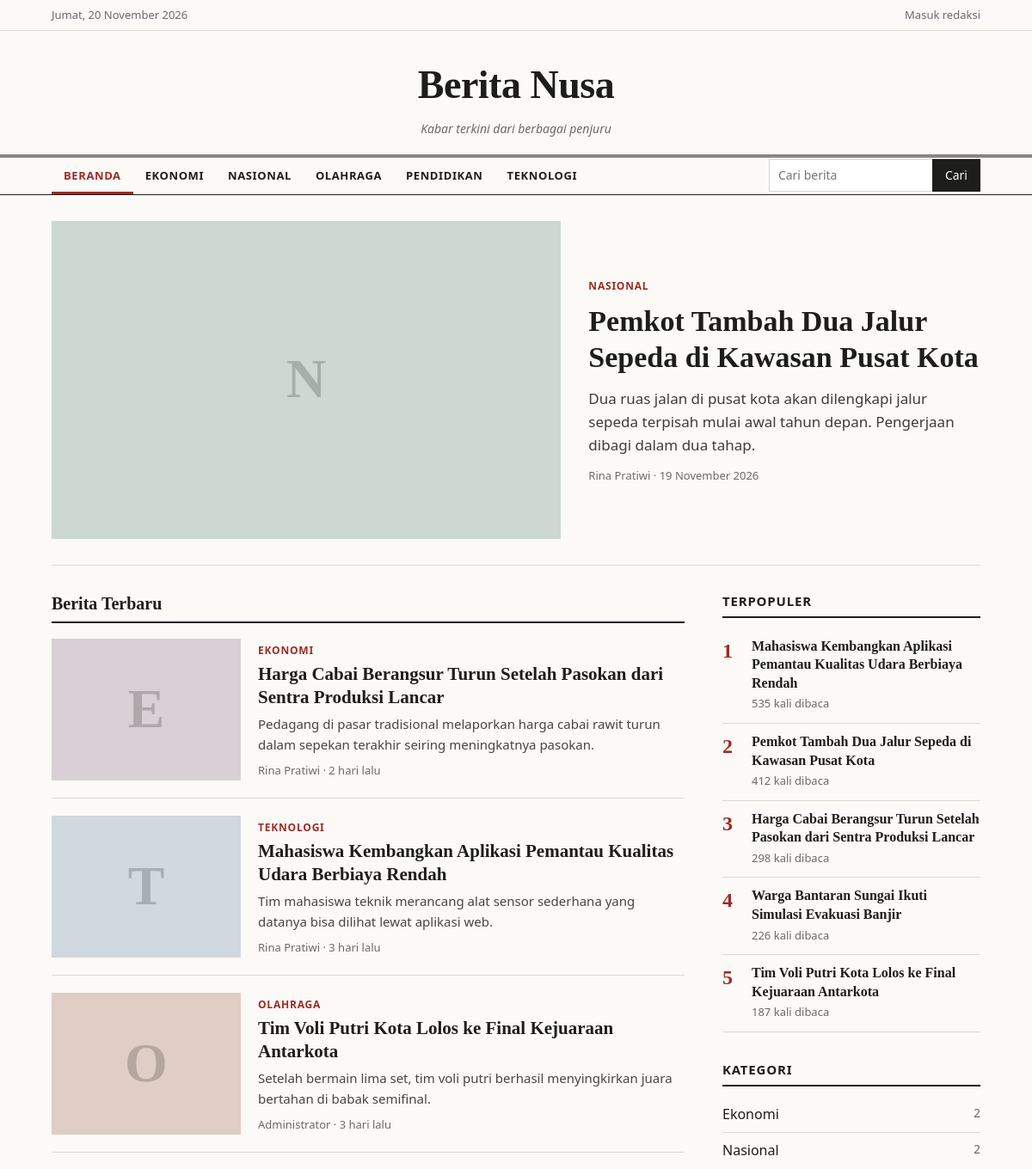
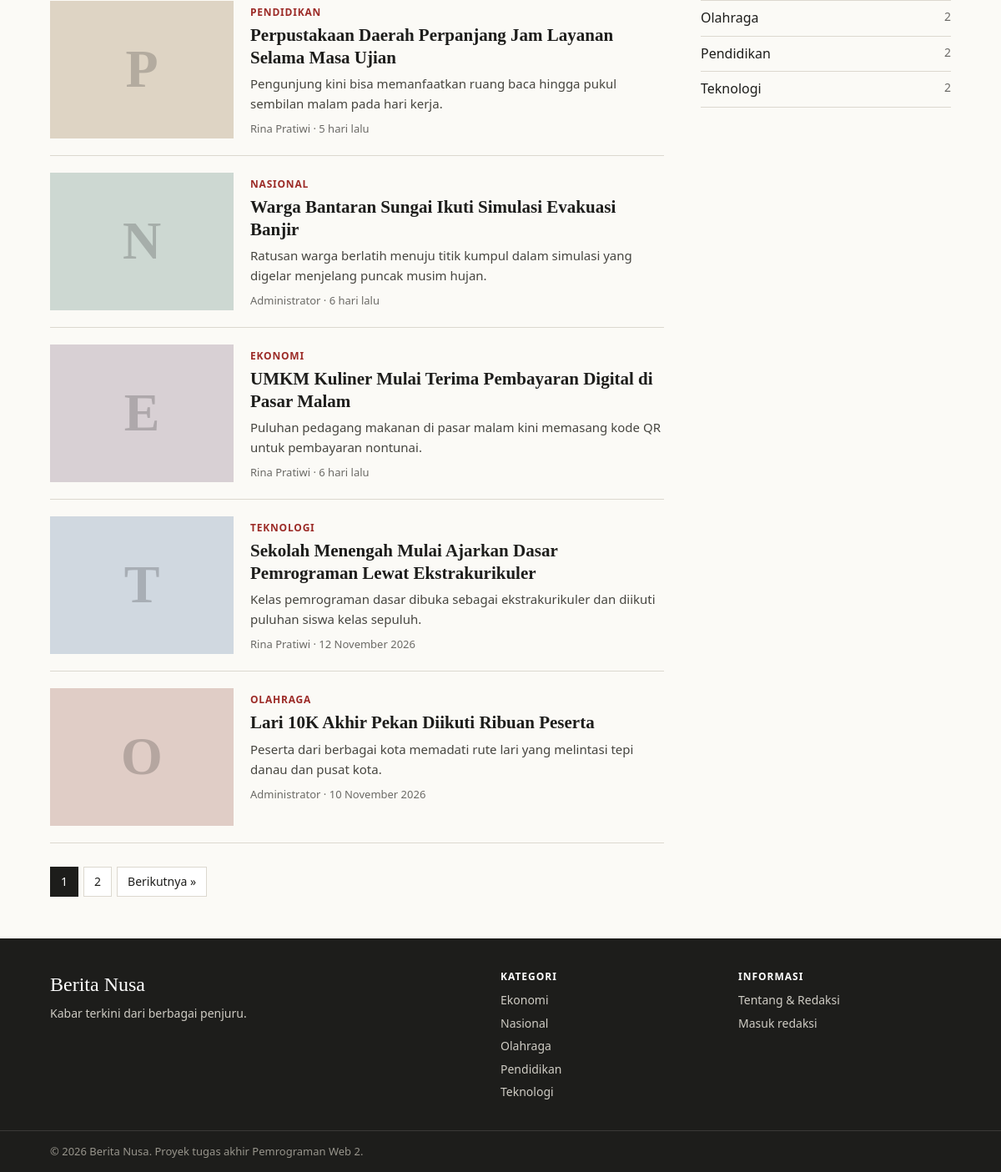
The page / on the database its author committed (2 pictures, top to bottom).
### tables this page shows
CREATE TABLE kategori (
  id    INT UNSIGNED NOT NULL AUTO_INCREMENT,
  nama  VARCHAR(60) NOT NULL,
  slug  VARCHAR(80) NOT NULL,
  PRIMARY KEY (id),
  UNIQUE KEY uk_kategori_slug (slug)
);

CREATE TABLE berita (
  id            INT UNSIGNED NOT NULL AUTO_INCREMENT,
  kategori_id   INT UNSIGNED NOT NULL,
  pengguna_id   INT UNSIGNED NOT NULL,
  judul         VARCHAR(200) NOT NULL,
  slug          VARCHAR(220) NOT NULL,
  ringkasan     VARCHAR(300) NOT NULL,
  isi           MEDIUMTEXT NOT NULL,
  gambar        VARCHAR(120) DEFAULT NULL,
  status        ENUM('draft','terbit') NOT NULL DEFAULT 'draft',
  dilihat       INT UNSIGNED NOT NULL DEFAULT 0,
  dibuat_pada   DATETIME NOT NULL,
  diubah_pada   DATETIME NOT NULL,
  terbit_pada   DATETIME DEFAULT NULL,
  PRIMARY KEY (id),
  UNIQUE KEY uk_berita_slug (slug),
  KEY idx_berita_status_terbit (status, terbit_pada),
  CONSTRAINT fk_berita_kategori FOREIGN KEY (kategori_id) REFERENCES kategori(id),
  CONSTRAINT fk_berita_pengguna FOREIGN KEY (pengguna_id) REFERENCES pengguna(id)
);

CREATE TABLE pengguna (
  id           INT UNSIGNED NOT NULL AUTO_INCREMENT,
  nama         VARCHAR(80)  NOT NULL,
  email        VARCHAR(120) NOT NULL,
  password     VARCHAR(255) NOT NULL,
  peran        ENUM('admin','editor') NOT NULL DEFAULT 'editor',
  dibuat_pada  DATETIME NOT NULL,
  PRIMARY KEY (id),
  UNIQUE KEY uk_pengguna_email (email)
);

### includes/auth.php (called while the page is built, shortened)
<?php
function pengguna_sekarang() {
    if (empty($_SESSION['pengguna_id'])) {
        return $cache = null;
    }
    $cache = ambil_satu(
        'SELECT id, nama, email, peran FROM pengguna WHERE id = ?',
        [$_SESSION['pengguna_id']]
    );
    return $cache;
}

### config/config.php (called while the page is built, shortened)
<?php
function db() {
    static $pdo = null;
    if ($pdo !== null) {
        return $pdo;
    }
    $dsn  = getenv('BN_DSN') ?: 'mysql:host=' . DB_HOST . ';dbname=' . DB_NAME . ';charset=utf8mb4';
    $user = getenv('BN_DSN') ? null : DB_USER;
    $pass = getenv('BN_DSN') ? null : DB_PASS;
    try {
        $pdo = new PDO($dsn, $user, $pass, [
            PDO::ATTR_ERRMODE            => PDO::ERRMODE_EXCEPTION,
            PDO::ATTR_DEFAULT_FETCH_MODE => PDO::FETCH_ASSOC,
            PDO::ATTR_EMULATE_PREPARES   => false,
        ]);
    } catch (PDOException $e) {
        http_response_code(500);
        exit('Koneksi database gagal. Periksa pengaturan di config/config.php dan pastikan MySQL sudah berjalan.');
    }
    return $pdo;
}

### includes/functions.php (the view, shortened to what this page needs)
<?php
function e($teks) {
    return htmlspecialchars((string)$teks, ENT_QUOTES, 'UTF-8');
}
function url($path = '') {
    return BASE_URL . '/' . ltrim($path, '/');
}
function ambil_semua($sql, $params = []) {
    $st = db()->prepare($sql);
    $st->execute($params);
    return $st->fetchAll();
}
function ambil_satu($sql, $params = []) {
    $st = db()->prepare($sql);
    $st->execute($params);
    $baris = $st->fetch();
    return $baris ?: null;
}
function hitung($sql, $params = []) {
    $st = db()->prepare($sql);
    $st->execute($params);
    return (int)$st->fetchColumn();
}
function kategori_semua() {
    static $data = null;
    if ($data === null) {
        $data = ambil_semua(
            "SELECT k.*, COUNT(b.id) AS jumlah
             FROM kategori k
             LEFT JOIN berita b ON b.kategori_id = k.id AND b.status = 'terbit'
             GROUP BY k.id
             ORDER BY k.nama"
        );
    }
    return $data;
}
function tanggal_indo($waktu, $dengan_jam = false) {
    $bulan = ['', 'Januari', 'Februari', 'Maret', 'April', 'Mei', 'Juni',
              'Juli', 'Agustus', 'September', 'Oktober', 'November', 'Desember'];
    $t = strtotime($waktu);
    $hasil = date('j', $t) . ' ' . $bulan[(int)date('n', $t)] . ' ' . date('Y', $t);
    return $hasil;
}
function hari_ini_indo() {
    $hari = ['Minggu', 'Senin', 'Selasa', 'Rabu', 'Kamis', 'Jumat', 'Sabtu'];
    return $hari[(int)date('w')] . ', ' . tanggal_indo(date('Y-m-d'));
}
function waktu_lalu($waktu) {
    $selisih = time() - strtotime($waktu);
    if ($selisih < 7 * 86400)  return floor($selisih / 86400) . ' hari lalu';
    return tanggal_indo($waktu);
}
function thumb_html($b, $kelas = '') {
    $url = !empty($b['gambar']) ? gambar_url($b['gambar']) : null;
    return '<div class="thumb tanpa-gambar warna-' . ((int)$b['kategori_id'] % 5) . ' ' . e($kelas) . '" aria-hidden="true">'
         . '<span>' . e(mb_substr($b['kategori'], 0, 1, 'UTF-8')) . '</span></div>';
}
function link_berita($b) {
    return url('berita.php?slug=' . urlencode($b['slug']));
}
function link_kategori($slug) {
    return url('kategori.php?slug=' . urlencode($slug));
}
function kartu_berita($b, $kelas = '') {
    ob_start(); ?>
    <article class="kartu <?= e($kelas) ?>">
        <a href="<?= e(link_berita($b)) ?>" class="kartu-gambar" tabindex="-1"><?= thumb_html($b) ?></a>
        <div class="kartu-isi">
            <a class="label-kategori" href="<?= e(link_kategori($b['kategori_slug'])) ?>"><?= e($b['kategori']) ?></a>
            <h3><a href="<?= e(link_berita($b)) ?>"><?= e($b['judul']) ?></a></h3>
            <p class="ringkasan"><?= e($b['ringkasan']) ?></p>
            <p class="meta"><?= e($b['penulis']) ?> &middot; <?= e(waktu_lalu($b['terbit_pada'])) ?></p>
        </div>
    </article>
    <?php
    return ob_get_clean();
}
function paginasi($halaman, $total_halaman) {
    $query = $_GET;
    $buat = function ($h) use ($query) {
        $query['hal'] = $h;
        return '?' . http_build_query($query);
    };
    $html = '<nav class="paginasi" aria-label="Navigasi halaman">';
    $awal  = max(1, $halaman - 2);
    $akhir = min($total_halaman, $halaman + 2);
    for ($i = $awal; $i <= $akhir; $i++) {
        $html .= $i === $halaman
            ? '<span class="aktif">' . $i . '</span>'
            : '<a href="' . e($buat($i)) . '">' . $i . '</a>';
    }
    if ($halaman < $total_halaman) {
        $html .= '<a href="' . e($buat($halaman + 1)) . '">Berikutnya &raquo;</a>';
    }
    return $html . '</nav>';
}
function halaman_sekarang() {
    return max(1, (int)($_GET['hal'] ?? 1));
}

### includes/header.php (shortened to what this page needs)
<?php
$nav_aktif     = $nav_aktif ?? '';
$pengguna      = pengguna_sekarang();
?>
<!DOCTYPE html>
<html lang="id">
<head>
    <link rel="stylesheet" href="<?= e(url('assets/css/style.css')) ?>">
</head>
<body>
<div class="topbar">
    <div class="wadah topbar-isi">
        <span><?= e(hari_ini_indo()) ?></span>
        <span class="topbar-kanan">
            <?php if ($pengguna): ?>
                <a href="<?= e(url('admin/')) ?>">Dashboard (<?= e($pengguna['nama']) ?>)</a>
            <?php else: ?>
                <a href="<?= e(url('admin/login.php')) ?>">Masuk redaksi</a>
            <?php endif; ?>
        </span>
    </div>
</div>
<header class="masthead">
    <div class="wadah">
        <a class="nama-situs" href="<?= e(url()) ?>"><?= e(NAMA_SITUS) ?></a>
        <p class="tagline"><?= e(TAGLINE) ?></p>
    </div>
</header>
<nav class="navbar" aria-label="Kategori">
    <div class="wadah navbar-isi">
        <ul class="menu" id="daftarMenu">
            <li><a href="<?= e(url()) ?>" class="<?= $nav_aktif === 'beranda' ? 'aktif' : '' ?>">Beranda</a></li>
            <?php foreach (kategori_semua() as $k): ?>
                <li><a href="<?= e(link_kategori($k['slug'])) ?>" class="<?= $nav_aktif === $k['slug'] ? 'aktif' : '' ?>"><?= e($k['nama']) ?></a></li>
            <?php endforeach; ?>
        </ul>
        <form class="form-cari" action="<?= e(url('cari.php')) ?>" method="get" role="search">
            <input type="search" id="q" name="q" placeholder="Cari berita" value="<?= e($_GET['q'] ?? '') ?>" maxlength="80">
            <button type="submit">Cari</button>
        </form>
    </div>
</nav>
<main>

### index.php (shortened to what this page needs)
<?php
$hal   = halaman_sekarang();
$total = hitung("SELECT COUNT(*) FROM berita WHERE status = 'terbit'");
$headline = null;
if ($hal === 1) {
    $headline = ambil_satu(SQL_BERITA . " WHERE b.status = 'terbit' ORDER BY b.terbit_pada DESC, b.id DESC LIMIT 1");
}
$offset = 1 + ($hal - 1) * PER_HALAMAN;
$daftar = ambil_semua(
    SQL_BERITA . " WHERE b.status = 'terbit' ORDER BY b.terbit_pada DESC, b.id DESC
                   LIMIT " . PER_HALAMAN . " OFFSET " . $offset
);
$total_halaman = max(1, (int)ceil(max(0, $total - 1) / PER_HALAMAN));
$nav_aktif = 'beranda';
require __DIR__ . '/includes/header.php';
?>
<div class="wadah">
    <?php if ($headline): ?>
        <section class="headline">
            <a class="headline-gambar" href="<?= e(link_berita($headline)) ?>" tabindex="-1"><?= thumb_html($headline) ?></a>
            <div class="headline-isi">
                <a class="label-kategori" href="<?= e(link_kategori($headline['kategori_slug'])) ?>"><?= e($headline['kategori']) ?></a>
                <h1><a href="<?= e(link_berita($headline)) ?>"><?= e($headline['judul']) ?></a></h1>
                <p class="ringkasan"><?= e($headline['ringkasan']) ?></p>
                <p class="meta"><?= e($headline['penulis']) ?> &middot; <?= e(tanggal_indo($headline['terbit_pada'])) ?></p>
            </div>
        </section>
    <?php endif; ?>
    <div class="tata-letak">
        <section>
            <h2 class="judul-bagian">Berita Terbaru</h2>
            <div class="daftar-kartu">
                <?php foreach ($daftar as $b): ?>
                    <?= kartu_berita($b) ?>
                <?php endforeach; ?>
            </div>
            <?= paginasi($hal, $total_halaman) ?>
        </section>
        <?php require __DIR__ . '/includes/sidebar.php'; ?>
    </div>
</div>
<?php require __DIR__ . '/includes/footer.php'; ?>

### includes/sidebar.php
<?php
$populer = ambil_semua(SQL_BERITA . " WHERE b.status = 'terbit' ORDER BY b.dilihat DESC, b.id DESC LIMIT 5");
?>
<aside class="sidebar">
    <section class="kotak">
        <h2 class="judul-kotak">Terpopuler</h2>
        <?php if ($populer): ?>
            <ol class="daftar-populer">
                <?php foreach ($populer as $p): ?>
                    <li>
                        <a href="<?= e(link_berita($p)) ?>"><?= e($p['judul']) ?></a>
                        <span class="meta"><?= number_format((int)$p['dilihat'], 0, ',', '.') ?> kali dibaca</span>
                    </li>
                <?php endforeach; ?>
            </ol>
        <?php else: ?>
            <p class="meta">Belum ada data.</p>
        <?php endif; ?>
    </section>
    <section class="kotak">
        <h2 class="judul-kotak">Kategori</h2>
        <ul class="daftar-kategori">
            <?php foreach (kategori_semua() as $k): ?>
                <li>
                    <a href="<?= e(link_kategori($k['slug'])) ?>"><?= e($k['nama']) ?></a>
                    <span><?= (int)$k['jumlah'] ?></span>
                </li>
            <?php endforeach; ?>
        </ul>
    </section>
</aside>

### includes/footer.php (shortened to what this page needs)
</main>
<footer class="footer">
    <div class="wadah footer-isi">
        <div>
            <p class="footer-nama"><?= e(NAMA_SITUS) ?></p>
            <p class="footer-kecil"><?= e(TAGLINE) ?>.</p>
        </div>
        <div>
            <p class="footer-judul">Kategori</p>
            <ul>
                <?php foreach (kategori_semua() as $k): ?>
                    <li><a href="<?= e(link_kategori($k['slug'])) ?>"><?= e($k['nama']) ?></a></li>
                <?php endforeach; ?>
            </ul>
        </div>
        <div>
            <p class="footer-judul">Informasi</p>
            <ul>
                <li><a href="<?= e(url('tentang.php')) ?>">Tentang &amp; Redaksi</a></li>
                <li><a href="<?= e(url('admin/login.php')) ?>">Masuk redaksi</a></li>
            </ul>
        </div>
    </div>
    <div class="footer-bawah">
        <div class="wadah">&copy; <?= date('Y') ?> <?= e(NAMA_SITUS) ?>. Proyek tugas akhir Pemrograman Web 2.</div>
    </div>
</footer>
</body>
</html>

### rows shown on the page
kategori: nama "EKONOMI", nama "Ekonomi", jumlah "2"
kategori: nama "NASIONAL", nama "Nasional", jumlah "2"
kategori: nama "OLAHRAGA", nama "Olahraga", jumlah "2"
kategori: nama "PENDIDIKAN", nama "Pendidikan", jumlah "2"
kategori: nama "TEKNOLOGI", nama "Teknologi", jumlah "2"
berita: kategori.nama "N", kategori.nama "NASIONAL", judul "Pemkot Tambah Dua Jalur Sepeda di Kawasan Pusat Kota", ringkasan "Dua ruas jalan di pusat kota akan dilengkapi jalur sepeda terpisah mulai awal tahun depan. Pengerjaan dibagi dalam dua tahap.", pengguna.nama "Rina Pratiwi", terbit_pada "19 November 2026", dilihat "412"
berita: kategori.nama "E", kategori.nama "EKONOMI", judul "Harga Cabai Berangsur Turun Setelah Pasokan dari Sentra Produksi Lancar", ringkasan "Pedagang di pasar tradisional melaporkan harga cabai rawit turun dalam sepekan terakhir seiring meningkatnya pasokan.", pengguna.nama "Rina Pratiwi", terbit_pada "2 hari lalu", dilihat "298"
berita: kategori.nama "T", kategori.nama "TEKNOLOGI", judul "Mahasiswa Kembangkan Aplikasi Pemantau Kualitas Udara Berbiaya Rendah", ringkasan "Tim mahasiswa teknik merancang alat sensor sederhana yang datanya bisa dilihat lewat aplikasi web.", pengguna.nama "Rina Pratiwi", terbit_pada "3 hari lalu", dilihat "535"
berita: kategori.nama "O", kategori.nama "OLAHRAGA", judul "Tim Voli Putri Kota Lolos ke Final Kejuaraan Antarkota", ringkasan "Setelah bermain lima set, tim voli putri berhasil menyingkirkan juara bertahan di babak semifinal.", pengguna.nama "Administrator", terbit_pada "3 hari lalu", dilihat "187"
berita: kategori.nama "P", kategori.nama "PENDIDIKAN", judul "Perpustakaan Daerah Perpanjang Jam Layanan Selama Masa Ujian", ringkasan "Pengunjung kini bisa memanfaatkan ruang baca hingga pukul sembilan malam pada hari kerja.", pengguna.nama "Rina Pratiwi", terbit_pada "5 hari lalu"
berita: kategori.nama "N", kategori.nama "NASIONAL", judul "Warga Bantaran Sungai Ikuti Simulasi Evakuasi Banjir", ringkasan "Ratusan warga berlatih menuju titik kumpul dalam simulasi yang digelar menjelang puncak musim hujan.", pengguna.nama "Administrator", terbit_pada "6 hari lalu", dilihat "226"
berita: kategori.nama "E", kategori.nama "EKONOMI", judul "UMKM Kuliner Mulai Terima Pembayaran Digital di Pasar Malam", ringkasan "Puluhan pedagang makanan di pasar malam kini memasang kode QR untuk pembayaran nontunai.", pengguna.nama "Rina Pratiwi", terbit_pada "6 hari lalu"
berita: kategori.nama "T", kategori.nama "TEKNOLOGI", judul "Sekolah Menengah Mulai Ajarkan Dasar Pemrograman Lewat Ekstrakurikuler", ringkasan "Kelas pemrograman dasar dibuka sebagai ekstrakurikuler dan diikuti puluhan siswa kelas sepuluh.", pengguna.nama "Rina Pratiwi", terbit_pada "12 November 2026"
berita: kategori.nama "O", kategori.nama "OLAHRAGA", judul "Lari 10K Akhir Pekan Diikuti Ribuan Peserta", ringkasan "Peserta dari berbagai kota memadati rute lari yang melintasi tepi danau dan pusat kota.", pengguna.nama "Administrator", terbit_pada "10 November 2026"

### other values the page prints
hari_ini_indo() "Jumat, 20 November 2026"
NAMA_SITUS "Berita Nusa"
TAGLINE "Kabar terkini dari berbagai penjuru"
